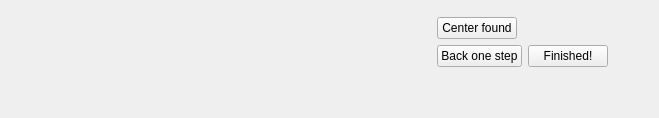
     <widget class="QWidget" name="page_iterative">
      <layout class="QHBoxLayout" name="layout_iterative">
       <item>
        <widget class="QLabel" name="lb_iter_script">
         <property name="minimumSize">
          <size>
           <width>420</width>
           <height>0</height>
          </size>
         </property>
         <property name="alignment">
          <set>Qt::AlignLeading|Qt::AlignLeft|Qt::AlignTop</set>
         </property>
         <property name="wordWrap">
          <bool>true</bool>
         </property>
         <property name="textFormat">
          <enum>Qt::RichText</enum>
         </property>
         <property name="text">
          <string/>
         </property>
        </widget>
       </item>
       <item>
        <layout class="QVBoxLayout" name="layout_iter_controls">
         <item>
          <widget class="QWidget" name="container_rows_iter" native="true"/>
         </item>
         <item>
          <layout class="QHBoxLayout" name="layout_iter_step_buttons">
           <item>
            <widget class="QPushButton" name="pb_iter_a">
             <property name="text">
              <string>Center found</string>
             </property>
            </widget>
           </item>
           <item>
            <spacer name="spacer_iter_step">
             <property name="orientation">
              <enum>Qt::Horizontal</enum>
             </property>
             <property name="sizeHint" stdset="0">
              <size>
               <width>40</width>
               <height>20</height>
              </size>
             </property>
            </spacer>
           </item>
          </layout>
         </item>
         <item>
          <layout class="QHBoxLayout" name="layout_iter_nav_buttons">
           <item>
            <widget class="QPushButton" name="pb_iter_back">
             <property name="text">
              <string>Back one step</string>
             </property>
            </widget>
           </item>
           <item>
            <widget class="QPushButton" name="pb_iter_finish">
             <property name="text">
              <string>Finished!</string>
             </property>
            </widget>
           </item>
           <item>
            <spacer name="spacer_iter_nav">
             <property name="orientation">
              <enum>Qt::Horizontal</enum>
             </property>
             <property name="sizeHint" stdset="0">
              <size>
               <width>40</width>
               <height>20</height>
              </size>
             </property>
            </spacer>
           </item>
          </layout>
         </item>
         <item>
          <spacer name="spacer_iter_bottom">
           <property name="orientation">
            <enum>Qt::Vertical</enum>
           </property>
           <property name="sizeHint" stdset="0">
            <size>
             <width>20</width>
             <height>40</height>
            </size>
           </property>
          </spacer>
         </item>
        </layout>
       </item>
      </layout>
     </widget>
